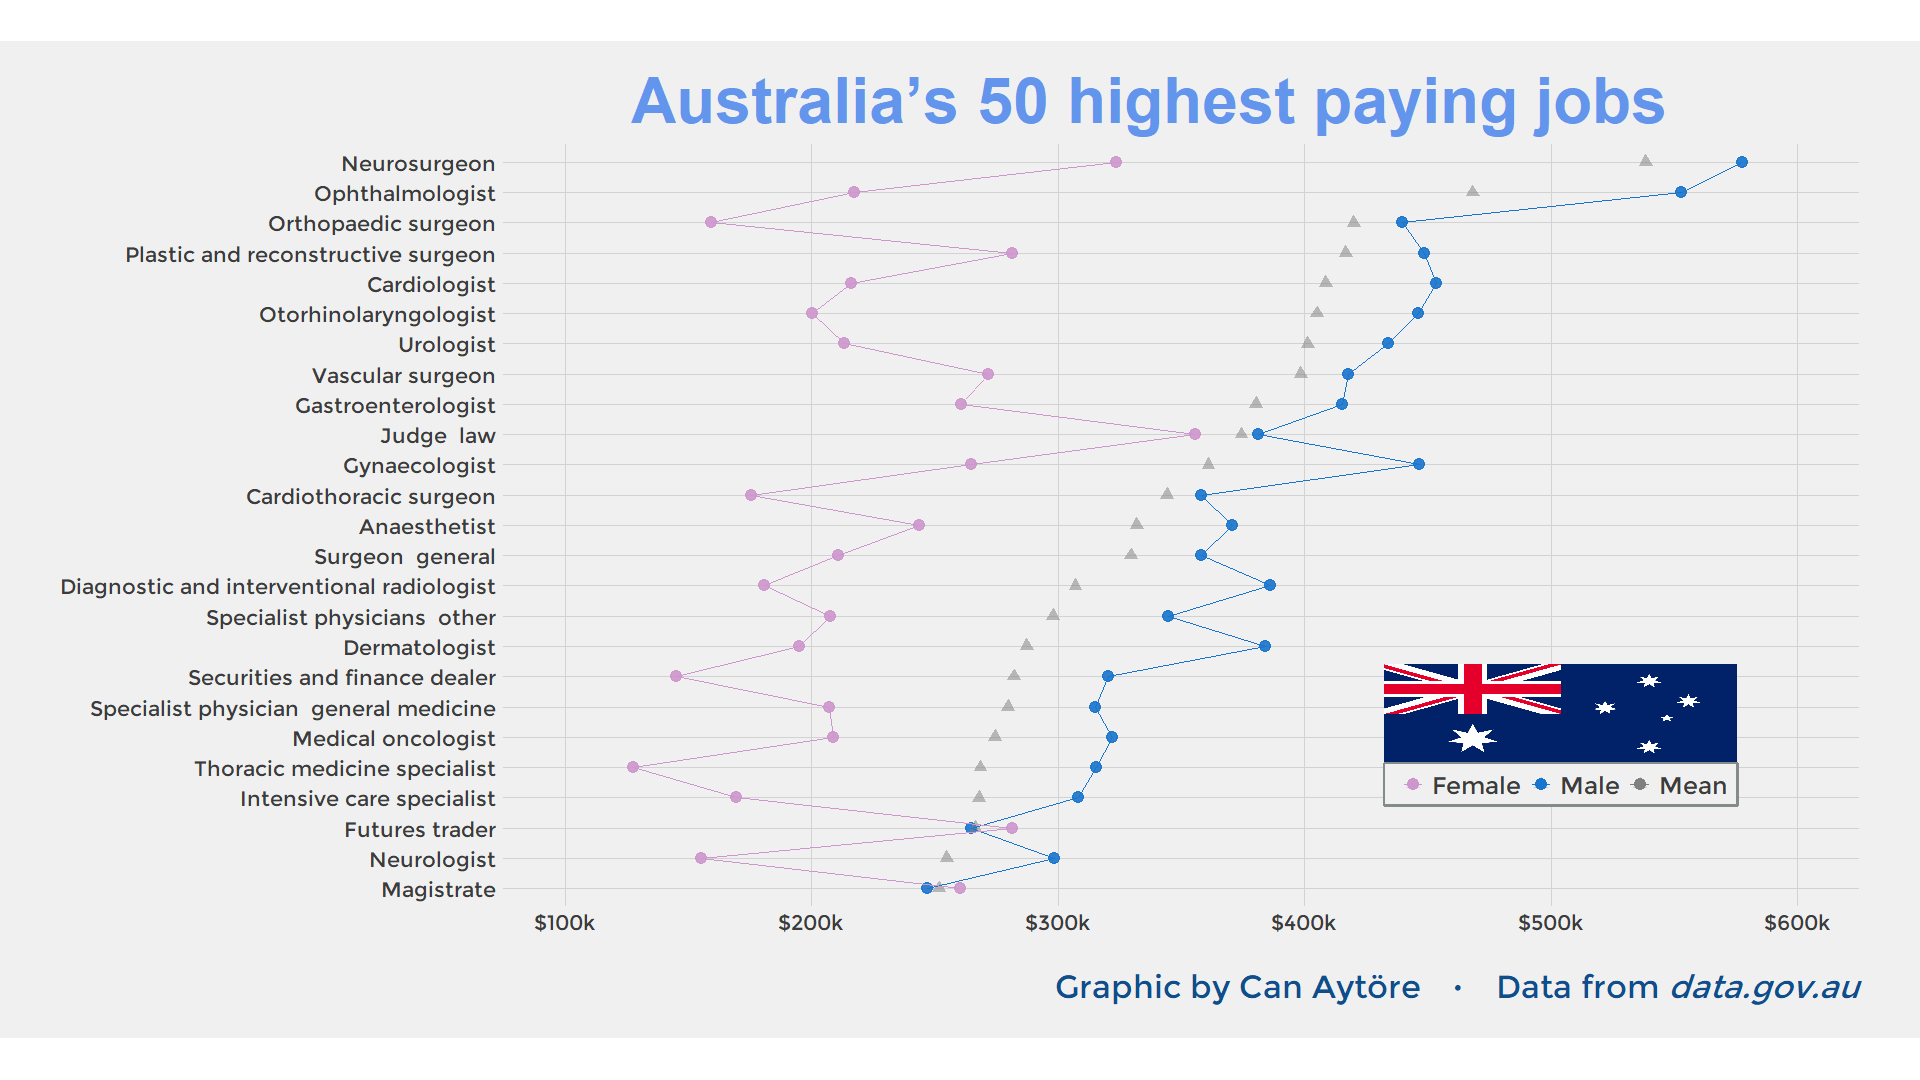

Write the R code that produced this figure.
# Required libraries
library(tidyverse)
library(janitor)
library(ggtext)
library(ggimage)

# library(showtext)
# Font families
windowsFonts("Lobster" = windowsFont("Lobster"),
             "Montserrat" = windowsFont("Montserrat"))

# Read the dataset from TidyTuesday Github repository
salary <- read_csv("https://github.com/rfordatascience/tidytuesday/raw/master/data/2018/2018-04-23/week4_australian_salary.csv")

salary <- separate(salary, "occupation", "occupation", sep = ";") 
salary <- separate(salary, "occupation", "occupation", sep = "\x96")

salary_highest <- as_tibble(salary) %>% 
  mutate(total_income = individuals * average_taxable_income) %>%
  group_by(occupation) %>%
  mutate(average_income = sum(total_income) / sum(individuals)) %>%
  ungroup() %>%
  top_n(50, average_income)


cols <- c("Female" = "plum3", "Male" = "dodgerblue3", "Mean" = "grey50")

p1 <- ggplot(salary_highest, 
       aes(x = fct_reorder(occupation, average_income, .desc = FALSE), 
           y = average_taxable_income)) +
  geom_point(data = salary_highest %>% filter(gender == "Male"), aes(color = "Male"), size = 4, alpha = 0.9) +
  geom_point(data = salary_highest %>% filter(gender == "Female"), aes(color = "Female"), size = 4, alpha = 0.9) +
  geom_point(aes(y = average_income, color = "Mean"), size = 3.5, alpha = 0.3, shape = 17) +
  geom_line(data = salary_highest %>% filter(gender == "Male"), aes(group = 1, color = "Male")) +
  geom_line(data = salary_highest %>% filter(gender == "Female"), aes(group = 1, color = "Female")) +
  coord_flip() +
  geom_image(aes(x = 6.8, y = 503500, 
                 image = "https://upload.wikimedia.org/wikipedia/commons/thumb/8/88/Flag_of_Australia_%28converted%29.svg/1920px-Flag_of_Australia_%28converted%29.svg.png"), 
             size = 0.26) +
  scale_y_continuous(limits = c(100000, 600000), 
                     breaks = seq(100000, 600000, 100000), 
                     minor_breaks = NULL,
                     labels = function(l) {paste0("$",round(l/1000,1),"k")}) +
  scale_color_manual(name = "", values = cols) +
  labs(title = "Australia’s 50 highest paying jobs", x = NULL,
       y = "Average Taxable Income",
       caption = "<br><span>Graphic by Can Aytöre <b>&middot;</b> Data from <i>data.gov.au</i></span>") +
  ggthemes::theme_fivethirtyeight() +
  theme(
    plot.margin = grid::unit(c(9,16,9,16), "mm"),
    aspect.ratio = 9/16,
    text = element_text(family = "Montserrat"),
    legend.position = c(.78, .16),
    legend.text = element_text(size = 18),
    legend.box.background = element_rect(color = "azure4", size = 2),
    plot.title = element_text(family = "Lobster", colour = "cornflowerblue", hjust = 0.4, size = 48),
    plot.subtitle = element_markdown(size = 24),
    plot.caption = element_markdown(colour = "dodgerblue4", size = 24),
    axis.text = element_text(size = 16)
  )

ggsave("australian_salary.png", p1, width = 1920, height = 1080, units = "px", dpi = 300, device = "png")
